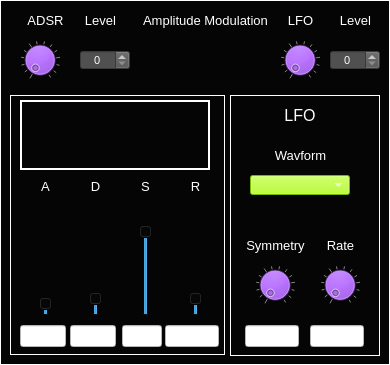
  <widget class="CustomFrame" name="frame_MSOsynth_AmplitudeModulation">
   <property name="geometry">
    <rect>
     <x>410</x>
     <y>5</y>
     <width>390</width>
     <height>365</height>
    </rect>
   </property>
   <property name="styleSheet">
    <string notr="true">background-color: rgb(5, 5, 5);
color: rgb(255, 255, 255);</string>
   </property>
   <property name="frameShape">
    <enum>QFrame::Panel</enum>
   </property>
   <property name="frameShadow">
    <enum>QFrame::Plain</enum>
   </property>
   <property name="midLineWidth">
    <number>1</number>
   </property>
   <widget class="CustomSpinBox" name="spinBox_MSOsynth_AmpModAdsrLevel">
    <property name="geometry">
     <rect>
      <x>80</x>
      <y>50</y>
      <width>50</width>
      <height>20</height>
     </rect>
    </property>
    <property name="font">
     <font>
      <pointsize>8</pointsize>
     </font>
    </property>
    <property name="focusPolicy">
     <enum>Qt::NoFocus</enum>
    </property>
    <property name="styleSheet">
     <string notr="true">background-color: rgb(80,80,80);
color: rgb(255, 255, 255);</string>
    </property>
    <property name="alignment">
     <set>Qt::AlignCenter</set>
    </property>
    <property name="readOnly">
     <bool>false</bool>
    </property>
    <property name="accelerated">
     <bool>true</bool>
    </property>
    <property name="maximum">
     <number>100</number>
    </property>
    <property name="value">
     <number>0</number>
    </property>
   </widget>
   <widget class="QLabel" name="label_395">
    <property name="geometry">
     <rect>
      <x>75</x>
      <y>10</y>
      <width>51</width>
      <height>21</height>
     </rect>
    </property>
    <property name="font">
     <font>
      <pointsize>10</pointsize>
     </font>
    </property>
    <property name="styleSheet">
     <string notr="true">color: rgb(255, 255, 255);</string>
    </property>
    <property name="text">
     <string>Level</string>
    </property>
    <property name="alignment">
     <set>Qt::AlignCenter</set>
    </property>
   </widget>
   <widget class="QLabel" name="label_386">
    <property name="geometry">
     <rect>
      <x>20</x>
      <y>10</y>
      <width>51</width>
      <height>21</height>
     </rect>
    </property>
    <property name="font">
     <font>
      <pointsize>10</pointsize>
     </font>
    </property>
    <property name="styleSheet">
     <string notr="true">color: rgb(255, 255, 255);</string>
    </property>
    <property name="text">
     <string>ADSR</string>
    </property>
    <property name="alignment">
     <set>Qt::AlignCenter</set>
    </property>
   </widget>
   <widget class="CustomDial" name="dial_MSOsynth_AmpModAdsrLevel">
    <property name="geometry">
     <rect>
      <x>20</x>
      <y>40</y>
      <width>40</width>
      <height>40</height>
     </rect>
    </property>
    <property name="focusPolicy">
     <enum>Qt::NoFocus</enum>
    </property>
    <property name="styleSheet">
     <string notr="true">background-color: rgb(170, 85, 255);</string>
    </property>
    <property name="maximum">
     <number>100</number>
    </property>
    <property name="value">
     <number>0</number>
    </property>
    <property name="wrapping">
     <bool>false</bool>
    </property>
    <property name="notchTarget">
     <double>8.000000000000000</double>
    </property>
    <property name="notchesVisible">
     <bool>true</bool>
    </property>
   </widget>
   <widget class="CustomFrame" name="frame_PADsynth_PwmModADSR">
    <property name="geometry">
     <rect>
      <x>10</x>
      <y>95</y>
      <width>215</width>
      <height>260</height>
     </rect>
    </property>
    <property name="styleSheet">
     <string notr="true">background-color: rgb(5, 5, 5);
color: rgb(255, 255, 255);</string>
    </property>
    <property name="frameShape">
     <enum>QFrame::Panel</enum>
    </property>
    <property name="frameShadow">
     <enum>QFrame::Plain</enum>
    </property>
    <property name="lineWidth">
     <number>1</number>
    </property>
    <property name="midLineWidth">
     <number>1</number>
    </property>
    <widget class="QLabel" name="label_Osc1HarmonyLevel_10">
     <property name="geometry">
      <rect>
       <x>20</x>
       <y>82</y>
       <width>31</width>
       <height>18</height>
      </rect>
     </property>
     <property name="font">
      <font>
       <pointsize>10</pointsize>
      </font>
     </property>
     <property name="styleSheet">
      <string notr="true">color: rgb(255, 255, 255);</string>
     </property>
     <property name="text">
      <string>A</string>
     </property>
     <property name="alignment">
      <set>Qt::AlignCenter</set>
     </property>
    </widget>
    <widget class="CustomVerticalSlider" name="verticalSlider_MSOsynth_AmpModAdsrA">
     <property name="geometry">
      <rect>
       <x>25</x>
       <y>110</y>
       <width>22</width>
       <height>111</height>
      </rect>
     </property>
     <property name="maximum">
      <number>100</number>
     </property>
     <property name="value">
      <number>5</number>
     </property>
     <property name="orientation">
      <enum>Qt::Vertical</enum>
     </property>
     <property name="tickPosition">
      <enum>QSlider::NoTicks</enum>
     </property>
     <property name="tickInterval">
      <number>10</number>
     </property>
    </widget>
    <widget class="CustomVerticalSlider" name="verticalSlider_MSOsynth_AmpModAdsrD">
     <property name="geometry">
      <rect>
       <x>75</x>
       <y>110</y>
       <width>22</width>
       <height>111</height>
      </rect>
     </property>
     <property name="maximum">
      <number>100</number>
     </property>
     <property name="value">
      <number>10</number>
     </property>
     <property name="orientation">
      <enum>Qt::Vertical</enum>
     </property>
     <property name="tickPosition">
      <enum>QSlider::NoTicks</enum>
     </property>
     <property name="tickInterval">
      <number>10</number>
     </property>
    </widget>
    <widget class="CustomVerticalSlider" name="verticalSlider_MSOsynth_AmpModAdsrS">
     <property name="geometry">
      <rect>
       <x>125</x>
       <y>110</y>
       <width>22</width>
       <height>111</height>
      </rect>
     </property>
     <property name="maximum">
      <number>100</number>
     </property>
     <property name="value">
      <number>80</number>
     </property>
     <property name="orientation">
      <enum>Qt::Vertical</enum>
     </property>
     <property name="tickPosition">
      <enum>QSlider::NoTicks</enum>
     </property>
     <property name="tickInterval">
      <number>10</number>
     </property>
    </widget>
    <widget class="CustomVerticalSlider" name="verticalSlider_MSOsynth_AmpModAdsrR">
     <property name="geometry">
      <rect>
       <x>175</x>
       <y>110</y>
       <width>22</width>
       <height>111</height>
      </rect>
     </property>
     <property name="maximum">
      <number>100</number>
     </property>
     <property name="value">
      <number>10</number>
     </property>
     <property name="orientation">
      <enum>Qt::Vertical</enum>
     </property>
     <property name="tickPosition">
      <enum>QSlider::NoTicks</enum>
     </property>
     <property name="tickInterval">
      <number>10</number>
     </property>
    </widget>
    <widget class="QLabel" name="label_Osc1HarmonyLevel_11">
     <property name="geometry">
      <rect>
       <x>70</x>
       <y>82</y>
       <width>31</width>
       <height>18</height>
      </rect>
     </property>
     <property name="font">
      <font>
       <pointsize>10</pointsize>
      </font>
     </property>
     <property name="styleSheet">
      <string notr="true">color: rgb(255, 255, 255);</string>
     </property>
     <property name="text">
      <string>D</string>
     </property>
     <property name="alignment">
      <set>Qt::AlignCenter</set>
     </property>
    </widget>
    <widget class="QLabel" name="label_AdsrS_1">
     <property name="geometry">
      <rect>
       <x>120</x>
       <y>82</y>
       <width>31</width>
       <height>18</height>
      </rect>
     </property>
     <property name="font">
      <font>
       <pointsize>10</pointsize>
      </font>
     </property>
     <property name="styleSheet">
      <string notr="true">color: rgb(255, 255, 255);</string>
     </property>
     <property name="text">
      <string>S</string>
     </property>
     <property name="alignment">
      <set>Qt::AlignCenter</set>
     </property>
    </widget>
    <widget class="QLabel" name="label_Osc1HarmonyLevel_13">
     <property name="geometry">
      <rect>
       <x>170</x>
       <y>82</y>
       <width>31</width>
       <height>18</height>
      </rect>
     </property>
     <property name="font">
      <font>
       <pointsize>10</pointsize>
      </font>
     </property>
     <property name="styleSheet">
      <string notr="true">color: rgb(255, 255, 255);</string>
     </property>
     <property name="text">
      <string>R</string>
     </property>
     <property name="alignment">
      <set>Qt::AlignCenter</set>
     </property>
    </widget>
    <widget class="QLineEdit" name="lineEdit_MSOsynth_AmpModAdsrA">
     <property name="geometry">
      <rect>
       <x>10</x>
       <y>230</y>
       <width>46</width>
       <height>22</height>
      </rect>
     </property>
     <property name="styleSheet">
      <string notr="true">background-color: rgb(255, 255, 255);
color: rgb(0, 0, 0);</string>
     </property>
     <property name="alignment">
      <set>Qt::AlignCenter</set>
     </property>
     <property name="readOnly">
      <bool>true</bool>
     </property>
    </widget>
    <widget class="QLineEdit" name="lineEdit_MSOsynth_AmpModAdsrD">
     <property name="geometry">
      <rect>
       <x>60</x>
       <y>230</y>
       <width>46</width>
       <height>22</height>
      </rect>
     </property>
     <property name="styleSheet">
      <string notr="true">background-color: rgb(255, 255, 255);
color: rgb(0, 0, 0);</string>
     </property>
     <property name="alignment">
      <set>Qt::AlignCenter</set>
     </property>
     <property name="readOnly">
      <bool>true</bool>
     </property>
    </widget>
    <widget class="QLineEdit" name="lineEdit_MSOsynth_AmpModAdsrS">
     <property name="geometry">
      <rect>
       <x>112</x>
       <y>230</y>
       <width>40</width>
       <height>22</height>
      </rect>
     </property>
     <property name="styleSheet">
      <string notr="true">background-color: rgb(255, 255, 255);
color: rgb(0, 0, 0);</string>
     </property>
     <property name="alignment">
      <set>Qt::AlignCenter</set>
     </property>
     <property name="readOnly">
      <bool>true</bool>
     </property>
    </widget>
    <widget class="QLineEdit" name="lineEdit_MSOsynth_AmpModAdsrR">
     <property name="geometry">
      <rect>
       <x>155</x>
       <y>230</y>
       <width>54</width>
       <height>22</height>
      </rect>
     </property>
     <property name="styleSheet">
      <string notr="true">background-color: rgb(255, 255, 255);
color: rgb(0, 0, 0);</string>
     </property>
     <property name="alignment">
      <set>Qt::AlignCenter</set>
     </property>
     <property name="readOnly">
      <bool>true</bool>
     </property>
    </widget>
    <widget class="QFrame" name="frame_MSOsynth_AmpModAdsrPlotFrame">
     <property name="geometry">
      <rect>
       <x>10</x>
       <y>5</y>
       <width>190</width>
       <height>70</height>
      </rect>
     </property>
     <property name="styleSheet">
      <string notr="true">background-color: rgb(5, 5, 5);
color: rgb(255, 255, 255);</string>
     </property>
     <property name="frameShape">
      <enum>QFrame::Panel</enum>
     </property>
     <property name="frameShadow">
      <enum>QFrame::Plain</enum>
     </property>
     <property name="lineWidth">
      <number>2</number>
     </property>
     <widget class="QCustomPlot" name="widget_MSOsynth_AmpModADSRplot" native="true">
      <property name="geometry">
       <rect>
        <x>10</x>
        <y>10</y>
        <width>165</width>
        <height>50</height>
       </rect>
      </property>
      <property name="sizePolicy">
       <sizepolicy hsizetype="Fixed" vsizetype="Fixed">
        <horstretch>0</horstretch>
        <verstretch>0</verstretch>
       </sizepolicy>
      </property>
      <property name="maximumSize">
       <size>
        <width>165</width>
        <height>50</height>
       </size>
      </property>
     </widget>
    </widget>
   </widget>
   <widget class="CustomFrame" name="frame_MSOsynth_AmpModLFO">
    <property name="geometry">
     <rect>
      <x>230</x>
      <y>95</y>
      <width>150</width>
      <height>261</height>
     </rect>
    </property>
    <property name="styleSheet">
     <string notr="true">background-color: rgb(5, 5, 5);
color: rgb(255, 255, 255);</string>
    </property>
    <property name="frameShape">
     <enum>QFrame::Panel</enum>
    </property>
    <property name="frameShadow">
     <enum>QFrame::Plain</enum>
    </property>
    <property name="lineWidth">
     <number>1</number>
    </property>
    <property name="midLineWidth">
     <number>1</number>
    </property>
    <widget class="QLabel" name="label_LFOtitle_6">
     <property name="geometry">
      <rect>
       <x>30</x>
       <y>10</y>
       <width>80</width>
       <height>20</height>
      </rect>
     </property>
     <property name="font">
      <font>
       <pointsize>12</pointsize>
      </font>
     </property>
     <property name="styleSheet">
      <string notr="true">color: rgb(255, 255, 255);</string>
     </property>
     <property name="text">
      <string>LFO</string>
     </property>
     <property name="alignment">
      <set>Qt::AlignCenter</set>
     </property>
    </widget>
    <widget class="QLineEdit" name="lineEdit_MSOsynth_AmpModLFOrate">
     <property name="geometry">
      <rect>
       <x>80</x>
       <y>230</y>
       <width>54</width>
       <height>22</height>
      </rect>
     </property>
     <property name="styleSheet">
      <string notr="true">background-color: rgb(255, 255, 255);
color: rgb(0, 0, 0);</string>
     </property>
     <property name="alignment">
      <set>Qt::AlignCenter</set>
     </property>
     <property name="readOnly">
      <bool>true</bool>
     </property>
    </widget>
    <widget class="QLabel" name="label_201">
     <property name="geometry">
      <rect>
       <x>40</x>
       <y>50</y>
       <width>61</width>
       <height>21</height>
      </rect>
     </property>
     <property name="font">
      <font>
       <pointsize>10</pointsize>
      </font>
     </property>
     <property name="styleSheet">
      <string notr="true">color: rgb(255, 255, 255);</string>
     </property>
     <property name="text">
      <string>Wavform</string>
     </property>
     <property name="alignment">
      <set>Qt::AlignCenter</set>
     </property>
    </widget>
    <widget class="CustomDial" name="dial_MSOsynth_AmpModLFOsymmetry">
     <property name="geometry">
      <rect>
       <x>25</x>
       <y>170</y>
       <width>40</width>
       <height>40</height>
      </rect>
     </property>
     <property name="focusPolicy">
      <enum>Qt::NoFocus</enum>
     </property>
     <property name="styleSheet">
      <string notr="true">background-color: rgb(170, 85, 255);</string>
     </property>
     <property name="maximum">
      <number>100</number>
     </property>
     <property name="value">
      <number>0</number>
     </property>
     <property name="wrapping">
      <bool>false</bool>
     </property>
     <property name="notchTarget">
      <double>8.000000000000000</double>
     </property>
     <property name="notchesVisible">
      <bool>true</bool>
     </property>
    </widget>
    <widget class="CustomComboBox" name="comboBox_MSOsynth_AmpModLFOwaveform">
     <property name="geometry">
      <rect>
       <x>20</x>
       <y>80</y>
       <width>100</width>
       <height>20</height>
      </rect>
     </property>
     <property name="font">
      <font>
       <pointsize>8</pointsize>
      </font>
     </property>
     <property name="focusPolicy">
      <enum>Qt::NoFocus</enum>
     </property>
     <property name="styleSheet">
      <string notr="true">selection-background-color: rgb(255, 0, 0);
border-color: rgb(0, 0, 0);
background-color: rgb(170, 255, 0);
</string>
     </property>
     <property name="currentText">
      <string/>
     </property>
     <property name="currentIndex">
      <number>-1</number>
     </property>
     <property name="maxVisibleItems">
      <number>4</number>
     </property>
    </widget>
    <widget class="CustomDial" name="dial_MSOsynth_AmpModLFOrate">
     <property name="geometry">
      <rect>
       <x>90</x>
       <y>170</y>
       <width>40</width>
       <height>40</height>
      </rect>
     </property>
     <property name="focusPolicy">
      <enum>Qt::NoFocus</enum>
     </property>
     <property name="styleSheet">
      <string notr="true">background-color: rgb(170, 85, 255);</string>
     </property>
     <property name="maximum">
      <number>100</number>
     </property>
     <property name="value">
      <number>0</number>
     </property>
     <property name="wrapping">
      <bool>false</bool>
     </property>
     <property name="notchTarget">
      <double>8.000000000000000</double>
     </property>
     <property name="notchesVisible">
      <bool>true</bool>
     </property>
    </widget>
    <widget class="QLabel" name="label_202">
     <property name="geometry">
      <rect>
       <x>5</x>
       <y>140</y>
       <width>81</width>
       <height>21</height>
      </rect>
     </property>
     <property name="font">
      <font>
       <pointsize>10</pointsize>
      </font>
     </property>
     <property name="styleSheet">
      <string notr="true">color: rgb(255, 255, 255);</string>
     </property>
     <property name="text">
      <string>Symmetry</string>
     </property>
     <property name="alignment">
      <set>Qt::AlignCenter</set>
     </property>
    </widget>
    <widget class="QLabel" name="label_203">
     <property name="geometry">
      <rect>
       <x>90</x>
       <y>140</y>
       <width>41</width>
       <height>21</height>
      </rect>
     </property>
     <property name="font">
      <font>
       <pointsize>10</pointsize>
      </font>
     </property>
     <property name="styleSheet">
      <string notr="true">color: rgb(255, 255, 255);</string>
     </property>
     <property name="text">
      <string>Rate</string>
     </property>
     <property name="alignment">
      <set>Qt::AlignCenter</set>
     </property>
    </widget>
    <widget class="QLineEdit" name="lineEdit_MSOsynth_AmpModLFOsymmetry">
     <property name="geometry">
      <rect>
       <x>15</x>
       <y>230</y>
       <width>54</width>
       <height>22</height>
      </rect>
     </property>
     <property name="styleSheet">
      <string notr="true">background-color: rgb(255, 255, 255);
color: rgb(0, 0, 0);</string>
     </property>
     <property name="alignment">
      <set>Qt::AlignCenter</set>
     </property>
     <property name="readOnly">
      <bool>true</bool>
     </property>
    </widget>
   </widget>
   <widget class="CustomDial" name="dial_MSOsynth_AmpModLFOLevel">
    <property name="geometry">
     <rect>
      <x>280</x>
      <y>40</y>
      <width>40</width>
      <height>40</height>
     </rect>
    </property>
    <property name="focusPolicy">
     <enum>Qt::NoFocus</enum>
    </property>
    <property name="styleSheet">
     <string notr="true">background-color: rgb(170, 85, 255);</string>
    </property>
    <property name="maximum">
     <number>100</number>
    </property>
    <property name="value">
     <number>0</number>
    </property>
    <property name="wrapping">
     <bool>false</bool>
    </property>
    <property name="notchTarget">
     <double>8.000000000000000</double>
    </property>
    <property name="notchesVisible">
     <bool>true</bool>
    </property>
   </widget>
   <widget class="QLabel" name="label_387">
    <property name="geometry">
     <rect>
      <x>330</x>
      <y>10</y>
      <width>51</width>
      <height>21</height>
     </rect>
    </property>
    <property name="font">
     <font>
      <pointsize>10</pointsize>
     </font>
    </property>
    <property name="styleSheet">
     <string notr="true">color: rgb(255, 255, 255);</string>
    </property>
    <property name="text">
     <string>Level</string>
    </property>
    <property name="alignment">
     <set>Qt::AlignCenter</set>
    </property>
   </widget>
   <widget class="CustomSpinBox" name="spinBox_MSOsynth_AmpModLfoLevel">
    <property name="geometry">
     <rect>
      <x>330</x>
      <y>50</y>
      <width>50</width>
      <height>20</height>
     </rect>
    </property>
    <property name="font">
     <font>
      <pointsize>8</pointsize>
     </font>
    </property>
    <property name="focusPolicy">
     <enum>Qt::NoFocus</enum>
    </property>
    <property name="styleSheet">
     <string notr="true">background-color: rgb(80,80,80);
color: rgb(255, 255, 255);</string>
    </property>
    <property name="alignment">
     <set>Qt::AlignCenter</set>
    </property>
    <property name="readOnly">
     <bool>false</bool>
    </property>
    <property name="accelerated">
     <bool>true</bool>
    </property>
    <property name="maximum">
     <number>100</number>
    </property>
    <property name="value">
     <number>0</number>
    </property>
   </widget>
   <widget class="QLabel" name="label_384">
    <property name="geometry">
     <rect>
      <x>275</x>
      <y>10</y>
      <width>51</width>
      <height>21</height>
     </rect>
    </property>
    <property name="font">
     <font>
      <pointsize>10</pointsize>
     </font>
    </property>
    <property name="styleSheet">
     <string notr="true">color: rgb(255, 255, 255);</string>
    </property>
    <property name="text">
     <string>LFO</string>
    </property>
    <property name="alignment">
     <set>Qt::AlignCenter</set>
    </property>
   </widget>
   <widget class="QLabel" name="label_385">
    <property name="geometry">
     <rect>
      <x>130</x>
      <y>10</y>
      <width>151</width>
      <height>20</height>
     </rect>
    </property>
    <property name="font">
     <font>
      <pointsize>10</pointsize>
     </font>
    </property>
    <property name="styleSheet">
     <string notr="true">color: rgb(255, 255, 255);</string>
    </property>
    <property name="text">
     <string>Amplitude Modulation</string>
    </property>
    <property name="alignment">
     <set>Qt::AlignCenter</set>
    </property>
   </widget>
  </widget>
